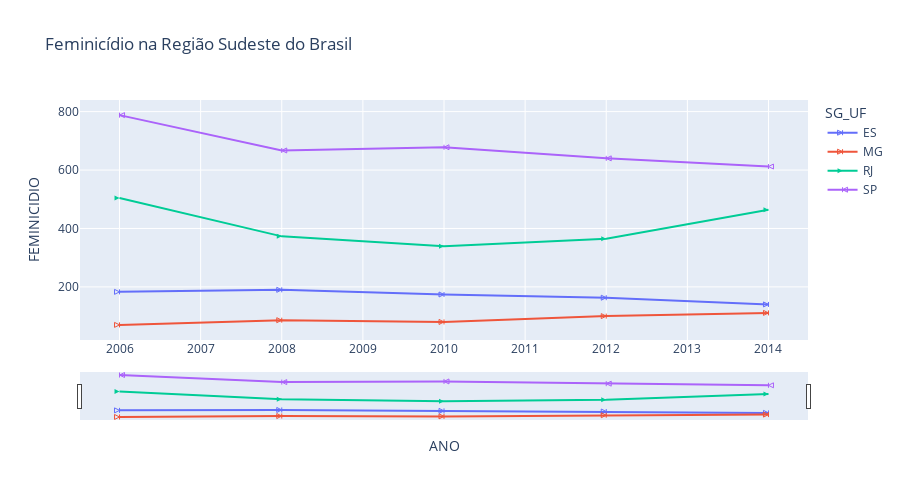

The notebook cell saved with this chart:
### Code cell
# Criando um gráfico de linha
import plotly.express as px
fig = px.line(fem_sudeste, 
              x="ANO", 
              y="FEMINICIDIO", 
              color='SG_UF', 
              height=500,
              title='Feminicídio na Região Sudeste do Brasil')

raw_symbols = SymbolValidator().values
# Take only the string values which are in this order.
symbols_names = raw_symbols[::-2]
markers = cycle(symbols_names)

fig.update_traces(mode='lines+markers')
for d in fig.data:
    d.marker.symbol = next(markers)
    d.marker.size = 5


fig.update_layout(xaxis_rangeslider_visible=True)
fig.show()

### Figure 1 — Plotly figure (JSON) as saved in the notebook; plotly's stock layout.template omitted (floating-point values rounded to 4 significant figures)
{"data": [{"hovertemplate": "SG_UF=ES<br>ANO=%{x}<br>FEMINICIDIO=%{y}<extra></extra>", "legendgroup": "ES", "line": {"color": "#636efa", "dash": "solid"}, "marker": {"size": 5, "symbol": "arrow-bar-right-open"}, "mode": "lines+markers", "name": "ES", "orientation": "v", "showlegend": true, "type": "scatter", "x": [2006, 2008, 2010, 2012, 2014], "xaxis": "x", "y": [183, 190, 174, 163, 140], "yaxis": "y"}, {"hovertemplate": "SG_UF=MG<br>ANO=%{x}<br>FEMINICIDIO=%{y}<extra></extra>", "legendgroup": "MG", "line": {"color": "#EF553B", "dash": "solid"}, "marker": {"size": 5, "symbol": 152}, "mode": "lines+markers", "name": "MG", "orientation": "v", "showlegend": true, "type": "scatter", "x": [2006, 2008, 2010, 2012, 2014], "xaxis": "x", "y": [70, 86, 80, 100, 111], "yaxis": "y"}, {"hovertemplate": "SG_UF=RJ<br>ANO=%{x}<br>FEMINICIDIO=%{y}<extra></extra>", "legendgroup": "RJ", "line": {"color": "#00cc96", "dash": "solid"}, "marker": {"size": 5, "symbol": "52"}, "mode": "lines+markers", "name": "RJ", "orientation": "v", "showlegend": true, "type": "scatter", "x": [2006, 2008, 2010, 2012, 2014], "xaxis": "x", "y": [504, 373, 339, 365, 464], "yaxis": "y"}, {"hovertemplate": "SG_UF=SP<br>ANO=%{x}<br>FEMINICIDIO=%{y}<extra></extra>", "legendgroup": "SP", "line": {"color": "#ab63fa", "dash": "solid"}, "marker": {"size": 5, "symbol": "arrow-bar-left-open"}, "mode": "lines+markers", "name": "SP", "orientation": "v", "showlegend": true, "type": "scatter", "x": [2006, 2008, 2010, 2012, 2014], "xaxis": "x", "y": [788, 667, 678, 640, 612], "yaxis": "y"}], "layout": {"height": 500, "legend": {"title": {"text": "SG_UF"}, "tracegroupgap": 0}, "title": {"text": "Feminicídio na Região Sudeste do Brasil"}, "xaxis": {"anchor": "y", "domain": [0, 1], "rangeslider": {"visible": true}, "title": {"text": "ANO"}}, "yaxis": {"anchor": "x", "domain": [0, 1], "title": {"text": "FEMINICIDIO"}}}}
